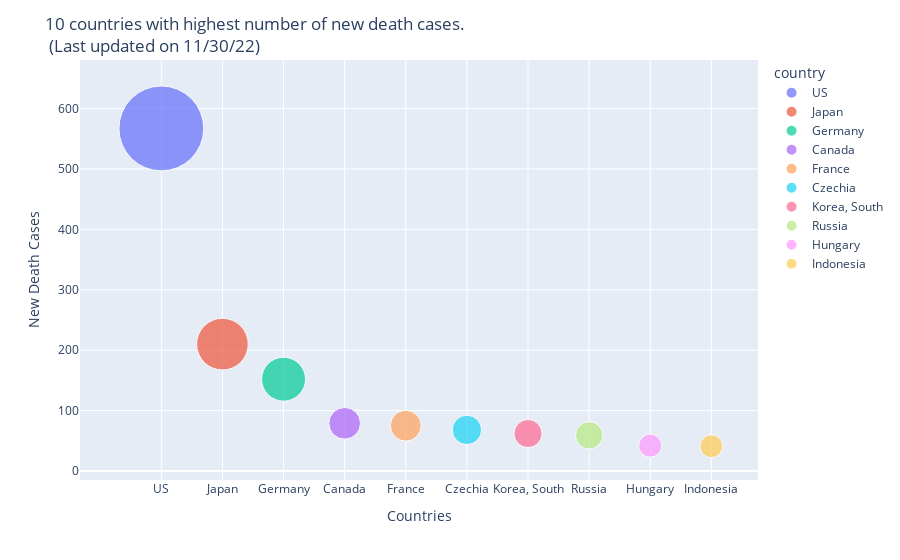

Source (notebook cell):
### Code cell
# Visualizing the new death cases against each country using plotly
def bubble_chart(n):
    fig = px.scatter(country_death_newcases.head(n), x="country", y="TotalNewCases", size="TotalNewCases", color="country",
               hover_name="country", size_max=60)
    fig.update_layout(
    title=str(n) +" countries with highest number of new death cases. <br> (Last updated on "+(death_df.columns)[-1]+")",
    xaxis_title="Countries",
    yaxis_title="New Death Cases",
    width = 900
    )
    fig.show();

    
interact(bubble_chart, n=10)
ipywLayout = widgets.Layout()
ipywLayout.display='none'

### Figure 1 — Plotly figure (JSON) as saved in the notebook; plotly's stock layout.template omitted (floating-point values rounded to 4 significant figures)
{"data": [{"hovertemplate": "<b>%{hovertext}</b><br><br>country=%{x}<br>TotalNewCases=%{marker.size}<extra></extra>", "hovertext": ["US"], "legendgroup": "US", "marker": {"color": "#636efa", "size": [567], "sizemode": "area", "sizeref": 0.1575, "symbol": "circle"}, "mode": "markers", "name": "US", "orientation": "v", "showlegend": true, "type": "scatter", "x": ["US"], "xaxis": "x", "y": [567], "yaxis": "y"}, {"hovertemplate": "<b>%{hovertext}</b><br><br>country=%{x}<br>TotalNewCases=%{marker.size}<extra></extra>", "hovertext": ["Japan"], "legendgroup": "Japan", "marker": {"color": "#EF553B", "size": [210], "sizemode": "area", "sizeref": 0.1575, "symbol": "circle"}, "mode": "markers", "name": "Japan", "orientation": "v", "showlegend": true, "type": "scatter", "x": ["Japan"], "xaxis": "x", "y": [210], "yaxis": "y"}, {"hovertemplate": "<b>%{hovertext}</b><br><br>country=%{x}<br>TotalNewCases=%{marker.size}<extra></extra>", "hovertext": ["Germany"], "legendgroup": "Germany", "marker": {"color": "#00cc96", "size": [152], "sizemode": "area", "sizeref": 0.1575, "symbol": "circle"}, "mode": "markers", "name": "Germany", "orientation": "v", "showlegend": true, "type": "scatter", "x": ["Germany"], "xaxis": "x", "y": [152], "yaxis": "y"}, {"hovertemplate": "<b>%{hovertext}</b><br><br>country=%{x}<br>TotalNewCases=%{marker.size}<extra></extra>", "hovertext": ["Canada"], "legendgroup": "Canada", "marker": {"color": "#ab63fa", "size": [79], "sizemode": "area", "sizeref": 0.1575, "symbol": "circle"}, "mode": "markers", "name": "Canada", "orientation": "v", "showlegend": true, "type": "scatter", "x": ["Canada"], "xaxis": "x", "y": [79], "yaxis": "y"}, {"hovertemplate": "<b>%{hovertext}</b><br><br>country=%{x}<br>TotalNewCases=%{marker.size}<extra></extra>", "hovertext": ["France"], "legendgroup": "France", "marker": {"color": "#FFA15A", "size": [75], "sizemode": "area", "sizeref": 0.1575, "symbol": "circle"}, "mode": "markers", "name": "France", "orientation": "v", "showlegend": true, "type": "scatter", "x": ["France"], "xaxis": "x", "y": [75], "yaxis": "y"}, {"hovertemplate": "<b>%{hovertext}</b><br><br>country=%{x}<br>TotalNewCases=%{marker.size}<extra></extra>", "hovertext": ["Czechia"], "legendgroup": "Czechia", "marker": {"color": "#19d3f3", "size": [68], "sizemode": "area", "sizeref": 0.1575, "symbol": "circle"}, "mode": "markers", "name": "Czechia", "orientation": "v", "showlegend": true, "type": "scatter", "x": ["Czechia"], "xaxis": "x", "y": [68], "yaxis": "y"}, {"hovertemplate": "<b>%{hovertext}</b><br><br>country=%{x}<br>TotalNewCases=%{marker.size}<extra></extra>", "hovertext": ["Korea, South"], "legendgroup": "Korea, South", "marker": {"color": "#FF6692", "size": [62], "sizemode": "area", "sizeref": 0.1575, "symbol": "circle"}, "mode": "markers", "name": "Korea, South", "orientation": "v", "showlegend": true, "type": "scatter", "x": ["Korea, South"], "xaxis": "x", "y": [62], "yaxis": "y"}, {"hovertemplate": "<b>%{hovertext}</b><br><br>country=%{x}<br>TotalNewCases=%{marker.size}<extra></extra>", "hovertext": ["Russia"], "legendgroup": "Russia", "marker": {"color": "#B6E880", "size": [59], "sizemode": "area", "sizeref": 0.1575, "symbol": "circle"}, "mode": "markers", "name": "Russia", "orientation": "v", "showlegend": true, "type": "scatter", "x": ["Russia"], "xaxis": "x", "y": [59], "yaxis": "y"}, {"hovertemplate": "<b>%{hovertext}</b><br><br>country=%{x}<br>TotalNewCases=%{marker.size}<extra></extra>", "hovertext": ["Hungary"], "legendgroup": "Hungary", "marker": {"color": "#FF97FF", "size": [42], "sizemode": "area", "sizeref": 0.1575, "symbol": "circle"}, "mode": "markers", "name": "Hungary", "orientation": "v", "showlegend": true, "type": "scatter", "x": ["Hungary"], "xaxis": "x", "y": [42], "yaxis": "y"}, {"hovertemplate": "<b>%{hovertext}</b><br><br>country=%{x}<br>TotalNewCases=%{marker.size}<extra></extra>", "hovertext": ["Indonesia"], "legendgroup": "Indonesia", "marker": {"color": "#FECB52", "size": [41], "sizemode": "area", "sizeref": 0.1575, "symbol": "circle"}, "mode": "markers", "name": "Indonesia", "orientation": "v", "showlegend": true, "type": "scatter", "x": ["Indonesia"], "xaxis": "x", "y": [41], "yaxis": "y"}], "layout": {"legend": {"itemsizing": "constant", "title": {"text": "country"}, "tracegroupgap": 0}, "margin": {"t": 60}, "title": {"text": "10 countries with highest number of new death cases. <br> (Last updated on 11/30/22)"}, "width": 900, "xaxis": {"anchor": "y", "categoryarray": ["US", "Japan", "Germany", "Canada", "France", "Czechia", "Korea, South", "Russia", "Hungary", "Indonesia"], "categoryorder": "array", "domain": [0, 1], "title": {"text": "Countries"}}, "yaxis": {"anchor": "x", "domain": [0, 1], "title": {"text": "New Death Cases"}}}}
